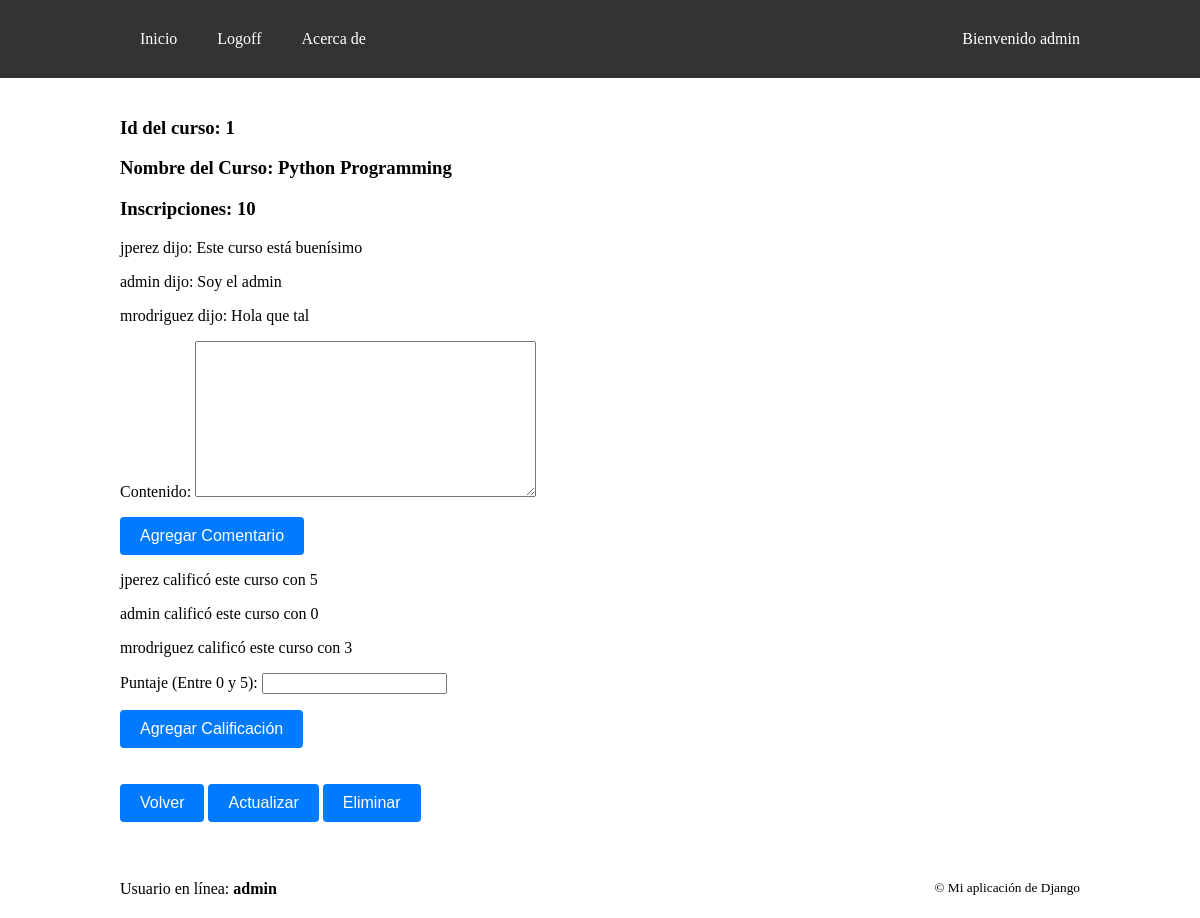
The page /myapp/curso/1 (signed in) on the database its author committed.
### myapp/models.py (models this page shows)
class Curso(models.Model):
    TURNOS = (
            ("Mañana", "Mañana"),
            ("Tarde", "Tarde"),
            ("Noche", "Noche")
        )
    nombre = models.CharField(max_length=128)
    inscripciones = models.IntegerField()
    turno = models.CharField(max_length=128, choices=TURNOS, default=1)
    profesor = models.ForeignKey(Profesor, on_delete=models.SET_NULL, null=True, related_name="cursos")

class Comentario(models.Model):
    usuario = models.ForeignKey(User, on_delete=models.CASCADE)
    curso = models.ForeignKey(Curso, on_delete=models.CASCADE)
    contenido = models.TextField()
    fecha_publicacion = models.DateTimeField(auto_now_add=True)

class Calificacion(models.Model):
    usuario = models.ForeignKey(User, on_delete=models.CASCADE)
    curso = models.ForeignKey(Curso, on_delete=models.CASCADE)
    puntaje = models.IntegerField()

### myapp/views.py (the view)
# urls.py: path("curso/<int:pk>", views.curso, name="curso"),
def curso(request, pk):
    try:
        curso = Curso.objects.get(id=pk)
        comentarios = Comentario.objects.filter(curso=curso)
        calificaciones = Calificacion.objects.filter(curso=curso)
        comentario_form = ComentarioForm()
        calificacion_form = CalificacionForm()
    except Curso.DoesNotExist:
        raise Http404
    ctx = {
        "curso": curso,
        "comentarios": comentarios,
        "calificaciones": calificaciones,
        "comentario_form": comentario_form,
        "calificacion_form": calificacion_form
        }
    return render(request, "myapp/curso.html", ctx)

### myapp/forms.py (shortened to what this page needs)
class ComentarioForm(forms.ModelForm):
    class Meta:
        model = Comentario
        fields = ['contenido']

class CalificacionForm(forms.ModelForm):
    class Meta:
        model = Calificacion
        fields = ['puntaje']
        labels = {'puntaje': 'Puntaje (Entre 0 y 5)'}

### myapp/templates/myapp/curso.html (shortened to what this page needs)
{% extends "myapp/layout.html" %}
{% block content %}
<h3>Id del curso: {{ curso.id }}</h3>
<h3>Nombre del Curso: {{ curso.nombre }}</h3>
<h3>Inscripciones: {{ curso.inscripciones }}</h3>
{% for comentario in comentarios %}
    <p>{{ comentario.usuario.username }} dijo: {{ comentario.contenido }}</p>
{% empty %}
    <p>No hay comentarios para este curso</p>
{% endfor %}
<form method="post" action="{% url 'agregar_comentario' curso.id %}">
    {{ comentario_form.as_p }}
    <button type="submit">Agregar Comentario</button>
</form>
{% for calificacion in calificaciones %}
    <p>{{ calificacion.usuario.username }} calificó este curso con {{ calificacion.puntaje }}</p>
{% empty %}
    <p>No hay calificaciones para este curso</p>
{% endfor %}
<form method="post" action="{% url 'agregar_calificacion' curso.id %}">
    {{ calificacion_form.as_p }}
    <button type="submit">Agregar Calificación</button>
</form>
<br><br>
<a href="{% url 'cursos' %}"><button>Volver</button></a>
<a href="{% url 'actualizar_curso' curso.id %}"><button>Actualizar</button></a>
<a href="{% url 'eliminar_curso' curso.id %}"><button>Eliminar</button></a>
<br>
{% endblock %}

### myapp/templates/myapp/layout.html (shortened to what this page needs)
{% load static %}
<!DOCTYPE html>
<html lang="es">
<head>
    <link rel="stylesheet" type="text/css" href='{% static "myapp/styles.css" %}'>
</head>
<body>
    <nav>
        <div class="container">
            <a href="{% url 'cursos' %}">Inicio</a>
            {% if user.is_authenticated %}
                <a href="{% url 'logout' %}">Logoff</a>
            {% endif %}
            <a href="{% url 'acerca_de' %}">Acerca de</a>
            {% if user.is_authenticated %}
                <span>Bienvenido {{ user }}</span>
            {% else %}
                <span>Usuario no autenticado</span>
            {% endif %}
        </div>
    </nav>
    <main>
        <div class="container-noflex">
            {% block content %}
            {% endblock %}
        </div>
    </main>
    <footer>
        <br>
        <div class="container">
            {% if user.is_authenticated %}
                <div>Usuario en línea: <strong>{{ user }}</strong></div>
            {% else %}
                <div><strong>No hay ningún usuario conectado</strong></div>
            {% endif %}
            <small>&copy; Mi aplicación de Django</small>
        </div>
    </footer>
</body>
</html>

### myapp/static/myapp/styles.css (style rules this page uses)
body { margin: 0; padding: 0; }
nav { background-color: #333; color: white; padding: 10px 0; }
nav a { color: white; text-decoration: none; margin: 0 20px; }
nav span:last-child { margin-left: auto; }
.container { display: flex; justify-content: space-between; max-width: 960px; margin: 0 auto; padding: 20px; }
.container-noflex { max-width: 960px; margin: 0 auto; padding: 20px; }
button { background-color: #007bff; color: #fff; padding: 10px 20px; font-size: 16px; border: none; border-radius: 4px; cursor: pointer; }

### rows shown on the page
Curso: id "1", nombre "Python Programming", inscripciones "10"
Comentario: usuario.username "jperez", contenido "Este curso está buenísimo"
Comentario: usuario.username "admin", contenido "Soy el admin"
Comentario: usuario.username "mrodriguez", contenido "Hola que tal"
Calificacion: usuario.username "jperez", puntaje "5"
Calificacion: usuario.username "admin", puntaje "0"
Calificacion: usuario.username "mrodriguez", puntaje "3"

### other values the page prints
{{ user }} "admin"
